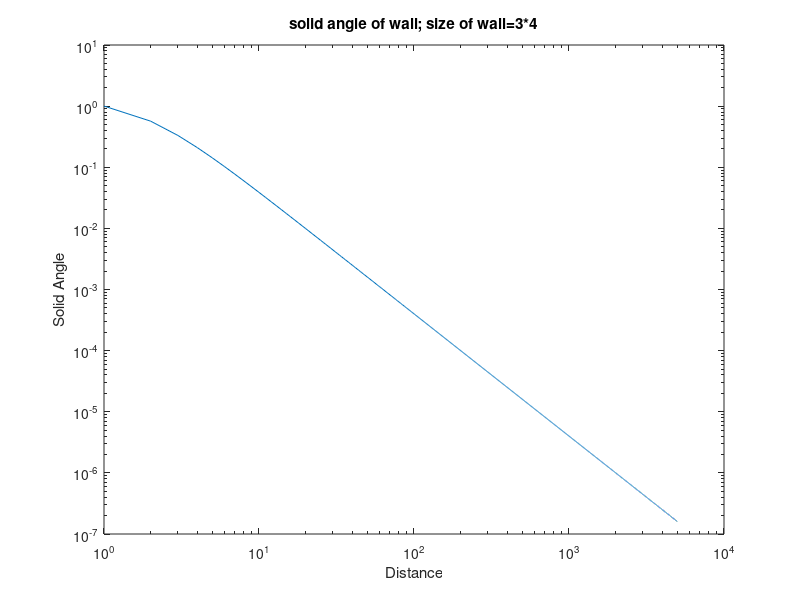

Write MATLAB code to recreate this figure. (Note: this script raises an error after producing the figure.)
clear;
close all;
d = 1:5000;
a = 3;
b = 4;
for i = 1:5000
    SA(i) = 4*asin(1*b/sqrt((a*a+4*d(i)*d(i))*(b*b+4*d(i)*d(i))));
end
loglog(SA)
ylabel('Solid Angle')
xlabel('Distance')
title('solid angle of wall; size of wall=3*4')

%% Preprocess Transmittance Data
clear all;
close all;
load('transmittance_7_14')
% P(x=k)
temp_diff=10;
channels=100;
time=0.001;
area=5e-6^2;
distance=100;
expt = Expected_Photon(temp_diff,channels,time,area);

% Fisher information of 10 channels
wavelength = linspace(7,14,channels);
figure(1)
subplot(2,2,1)
result_10 = FisherInformation(temp_diff, 10,time,...
    area,transmittance);
plot(result_10)
title('Fisher information of 10 channels')
% Fisher information of 100 channels
subplot(2,2,2)
result_100 = FisherInformation(temp_diff, 100,time,...
    area,transmittance);
plot(result_100)
title('Fisher information of 100 channels')
% Fisher information of 500 channels
subplot(2,2,3)
result_500 = FisherInformation(temp_diff, 500,time,...
    area,transmittance);
plot(result_500)
title('Fisher information of 500 channels')

subplot(2,2,4)
plot(transmittance(:,1),1-transmittance(:,2))
title('1-transmittance')

% study the relationship between channels and total F-information
figure(2)
num_channel=1:100;
for i=1:100
    result(i) = sum(FisherInformation(temp_diff,num_channel(i),time,...
    area,transmittance));
end
plot(num_channel,result)
title('Relationship between number of channels and F-information')

% figure(3)
% result_4 = FisherInformation(temp_diff, 4,time,...
%     area,transmittance);
% subplot(1,2,1)
% plot(result_4)
% title('Fisher information of 4 channels')
% 
% result_5 = FisherInformation(temp_diff, 5,time,...
%     area,transmittance);
% subplot(1,2,2)
% plot(result_5)
% title('Fisher information of 5 channels')

% study the relationship between tem_diff and total F-informataion
figure(4)
diff=1:100;
num_channel = 100;
result = zeros(1,100);
for i=1:100
    result(i) = sum(FisherInformation(diff(i),num_channel,time,...
    area,transmittance));
end
plot(diff,result)
title('Relationship between temperature difference and F-information')


%% Find the best way to seperate the band
close all;
load('transmittance_7_14')
temp_diff=10;
channels=2;
time=0.001;
area=5e-6^2;
distance=100;
T_obj = 300; 
T_atm = T_obj-10;
wavelength = linspace(7,14,3000+1);
ExpectedPhoton_atm=Expected_Photon(T_atm,3000,time,area);
ExpectedPhoton_obj=Expected_Photon(T_obj,3000,time,area);
d = 100;
index = round(linspace(1,3001,channels+1));


tem_result_up = zeros(1,3000);
tem_result_down = zeros(1,3000);

for i=1:3000
    c1 = ExpectedPhoton_atm(i);
    c2 = ExpectedPhoton_obj(i)-ExpectedPhoton_atm(i);
    [~,trans_index] = min(abs(wavelength(i)-transmittance(:,1)));
    transm_single = transmittance(trans_index,2);
%         before change to sum Fisher information
%         tem_result(i) = c2^2*transmittance^(2*d)*(log(transmittance))^2/...
%         (c1+c2*transmittance^d); 


    tem_result_up(i) = c2*transm_single^d*log(transm_single);
    tem_result_down(i) = c1+c2*transm_single^d;
end
U = sum(tem_result_up);
D = sum(tem_result_down);
for ch = 1:channels
    tem_up = sum(tem_result_up(1,index(ch):index(ch+1)-1))^2;
    tem_down = sum(tem_result_down(1,index(ch):index(ch+1)-1));
    control_group(ch) = tem_up/tem_down;
end
result = zeros(2,2999);
a = zeros(1,2999);
b = zeros(1,2999);
for i = 1:2999
    tem_up = sum(tem_result_up(1,1:i))^2;
    tem_down = sum(tem_result_down(1,1:i));
    result(1,i) = tem_up/tem_down;
    a(1,i) = tem_down;
    b(1,i) = sum(tem_result_up(1,1:i));
    
    tem_up = sum(tem_result_up(1,i+1:3000))^2;
    tem_down = sum(tem_result_down(1,i+1:3000));
    result(2,i) = tem_up/tem_down;
    ratio_a(i) = D*b(i)/U;
    ratio_a2(i) = D*b(i)/(2*b(i)-U);
    ratio_b(i) = a(i)*U/D;
end
% tem_result_up = sum(tem_result_up)^2;
% tem_result_down = sum(tem_result_down);
% result = tem_result_up/tem_result_down;

figure(1)
subplot(3,1,1)
hold on
plot(sum(result))
plot([1,2999],[0.0046,0.0046],'r')
[~,biggest_index]=max(sum(result));
plot([biggest_index,biggest_index],[0.004,0.01])
hold off

subplot(3,1,2)
[~,biggest_diff_index]=max(abs(ratio_a-a));
hold on
plot(ratio_a')
plot(a')
plot([biggest_diff_index,biggest_diff_index],[0,6e5])
plot(ratio_a2')
legend('ratio a')
legend('a')
hold off

subplot(3,1,3)
[~,biggest_diff_index]=max(abs(ratio_b-b));
plot(ratio_b')
legend('ratio b')
hold on
plot(b')
legend('b')
plot([biggest_diff_index,biggest_diff_index],[0,-50])
hold off

